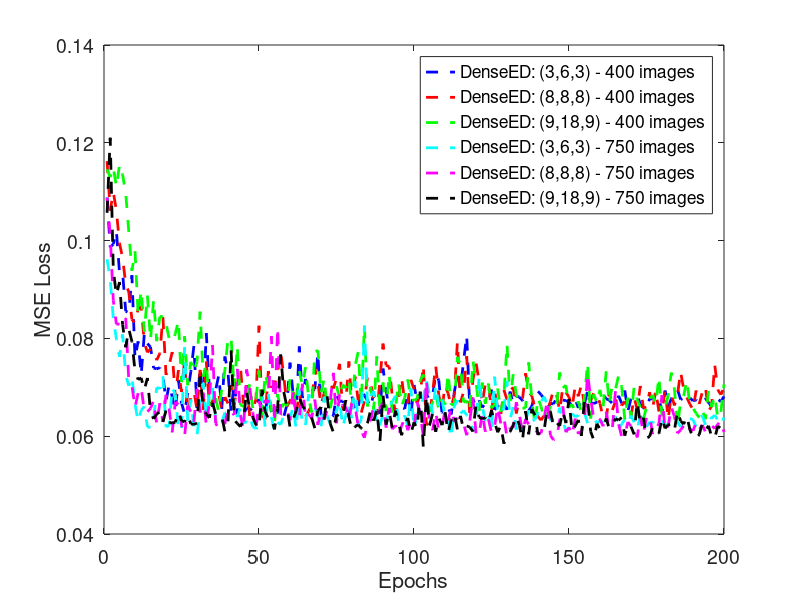
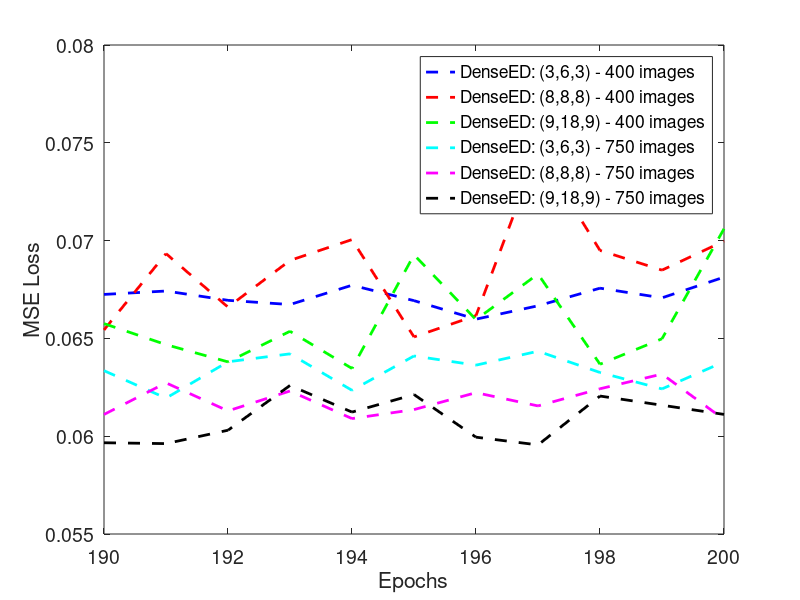

These charts were generated, in order, by the following MATLAB code:
clc 
close all
clear variables

%date:6th Feb 2021
%VM
font = 14;
linewidth = 2;
format long;
%addpath('/Users/varunmannam/Desktop/Spring21/Research_S21/Feb21/SPIE_SR/old_SR_files/mse_plots/');
addpath('/Users/varunmannam/Desktop/Spring21/Research_S21/Feb21/0702/SR_new_results/mse_loss/'); 
%%new simulations with diff test samples 400 images for vm41 and vm521 and
%%50 images for vm6141

addpath('/Users/varunmannam/Desktop/Spring21/Research_S21/Feb21/0702/SR_new_results/mse_test_1sample/');
%sims with test=1 FOV8 8 1st image
lr1 = load('DenseED_test_RMSE_0602_2021_20210206_192659_vm41.txt'); %new result with VM4 SR result MSE 
lr2 = load('DenseED_test_RMSE_0602_2021_20210206_200818_vm521.txt'); %new result with VM52 SR result MSE 
lr3 = load('DenseED_test_RMSE_0602_2021_20210206_215826_vm6141.txt'); %new result with VM614 SR result MSE 
lr4 = load('DenseED_test_RMSE_0602_2021_20210206_231338_vm6142.txt'); %new result with VM6142 SR result MSE 
lr5 = load('DenseED_test_RMSE_0602_2021_20210206_231249_vm711.txt'); %new result with VM711 SR result MSE 
lr6 = load('DenseED_test_RMSE_0602_2021_20210206_233131_vm712.txt'); %new result with VM712 SR result MSE 

%no scaling since batch =1
%no correction since only 1 image
epochs = 200;
x=[1:epochs]';

% figure, 
% plot(x,lr1,'b--', 'Linewidth', linewidth);
% hold on
% plot(x,lr2,'r--', 'Linewidth', linewidth);
% plot(x,lr3,'g--', 'Linewidth', linewidth);
% plot(x,lr4,'m--', 'Linewidth', linewidth);
% plot(x,lr5,'c--', 'Linewidth', linewidth);
% plot(x,lr6,'k--', 'Linewidth', linewidth);
% xlabel('Epochs');
% ylabel('MSE loss');
% legend('Configuration: (9,18,9) with 400 images', 'Configuration: (8,8,8) with 400 images, 64 channels', 'Configuration: (9,18,9) with 750 images', ...
% 'Configuration: (8,8,8) with 750 images, 64 channels', 'Configuration: (3,6,3) with 400 images', 'Configuration: (3,6,3) with 750 images', 'Location', 'best');
% %colormap(gray); colorbar;
% set(gca,'FontSize',font);
% 
% 
% figure, 
% plot(x(epochs-10:epochs),lr1(epochs-10:epochs),'b-', 'Linewidth', linewidth);
% hold on
% plot(x(epochs-10:epochs),lr2(epochs-10:epochs),'r-', 'Linewidth', linewidth);
% plot(x(epochs-10:epochs),lr3(epochs-10:epochs),'g-', 'Linewidth', linewidth);
% plot(x(epochs-10:epochs),lr4(epochs-10:epochs),'m-', 'Linewidth', linewidth);
% plot(x(epochs-10:epochs),lr5(epochs-10:epochs),'c-', 'Linewidth', linewidth);
% plot(x(epochs-10:epochs),lr6(epochs-10:epochs),'k-', 'Linewidth', linewidth);
% xlabel('Epochs');
% ylabel('MSE loss');
% %title('training loss Unet nbn Keras');
% legend('Configuration: (9,18,9) with 400 images', 'Configuration: (8,8,8) with 400 images, 64 channels', 'Configuration: (9,18,9) with 750 images', ...
% 'Configuration: (8,8,8) with 750 images, 64 channels', 'Configuration: (3,6,3) with 400 images', 'Configuration: (3,6,3) with 750 images', 'Location', 'best');
% %colormap(gray); colorbar;
% set(gca,'FontSize',font);


%% 400 images
% figure, 
% plot(x,lr5,'b--', 'Linewidth', linewidth);
% hold on
% plot(x,lr2,'r--', 'Linewidth', linewidth);
% plot(x,lr1,'g--', 'Linewidth', linewidth);
% xlabel('Epochs');
% ylabel('MSE Loss');
% %title('training loss Unet nbn Keras');
% legend('DenseED: (3,6,3)','DenseED: (8,8,8)', 'DenseED: (9,18,9)', 'Location', 'best');
% %colormap(gray); colorbar;
% set(gca,'FontSize',font);
%% 750 images
% figure, 
% plot(x,lr6,'b--', 'Linewidth', linewidth);
% hold on
% plot(x,lr4,'r--', 'Linewidth', linewidth);
% plot(x,lr3,'g--', 'Linewidth', linewidth);
% xlabel('Epochs');
% ylabel('MSE Loss');
% %title('training loss Unet nbn Keras');
% legend('DenseED: (3,6,3)','DenseED: (8,8,8)', 'DenseED: (9,18,9)', 'Location', 'best');
% %colormap(gray); colorbar;
% set(gca,'FontSize',font);


figure, 
plot(x,lr5,'b--', 'Linewidth', linewidth);
hold on
plot(x,lr2,'r--', 'Linewidth', linewidth);
plot(x,lr1,'g--', 'Linewidth', linewidth);
plot(x,lr6,'c--', 'Linewidth', linewidth);
plot(x,lr4,'m--', 'Linewidth', linewidth);
plot(x,lr3,'k--', 'Linewidth', linewidth);
xlabel('Epochs');
ylabel('MSE Loss');
%title('training loss Unet nbn Keras');
legend('DenseED: (3,6,3) - 400 images','DenseED: (8,8,8) - 400 images', 'DenseED: (9,18,9) - 400 images',...
    'DenseED: (3,6,3) - 750 images','DenseED: (8,8,8) - 750 images', 'DenseED: (9,18,9) - 750 images','Location', 'best');
%colormap(gray); colorbar;
set(gca,'FontSize',font);

figure, 
plot(x(epochs-10:epochs),lr5(epochs-10:epochs),'b--', 'Linewidth', linewidth);
hold on
plot(x(epochs-10:epochs),lr2(epochs-10:epochs),'r--', 'Linewidth', linewidth);
plot(x(epochs-10:epochs),lr1(epochs-10:epochs),'g--', 'Linewidth', linewidth);
plot(x(epochs-10:epochs),lr6(epochs-10:epochs),'c--', 'Linewidth', linewidth);
plot(x(epochs-10:epochs),lr4(epochs-10:epochs),'m--', 'Linewidth', linewidth);
plot(x(epochs-10:epochs),lr3(epochs-10:epochs),'k--', 'Linewidth', linewidth);
xlabel('Epochs');
ylabel('MSE Loss');
%title('training loss Unet nbn Keras');
legend('DenseED: (3,6,3) - 400 images','DenseED: (8,8,8) - 400 images', 'DenseED: (9,18,9) - 400 images',...
    'DenseED: (3,6,3) - 750 images','DenseED: (8,8,8) - 750 images', 'DenseED: (9,18,9) - 750 images','Location', 'best');
%colormap(gray); colorbar;
set(gca,'FontSize',font);